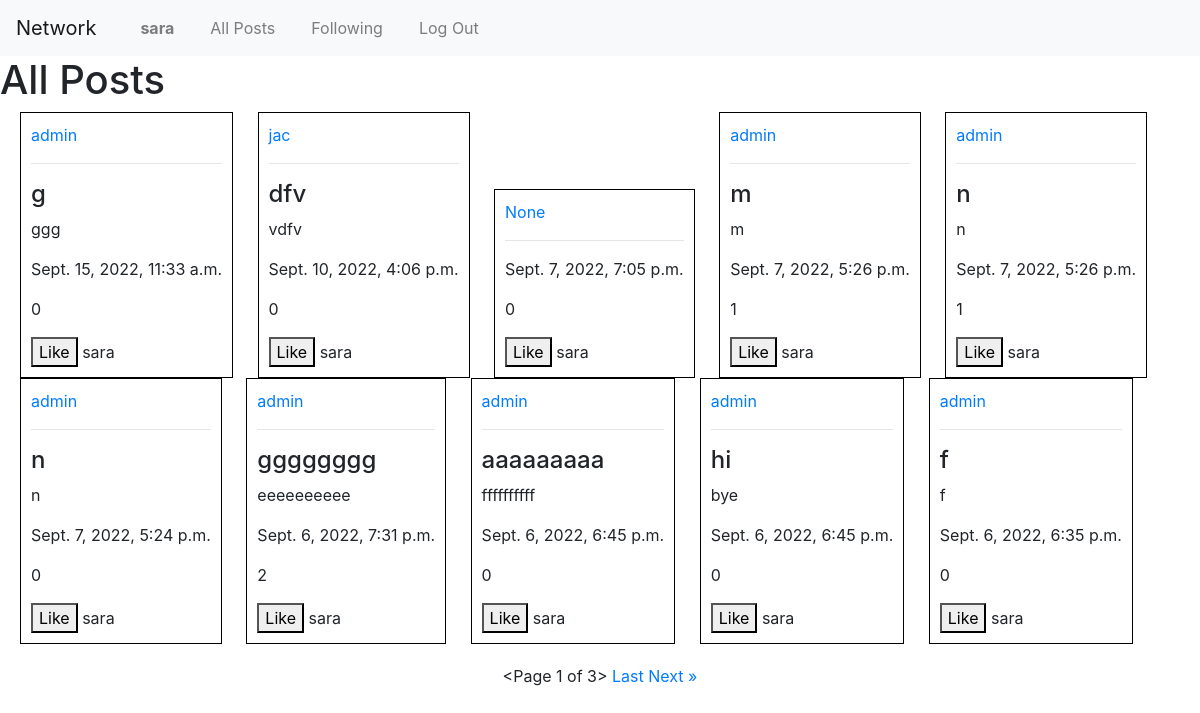
The page /all_posts (signed in) on the database as committed earlier.
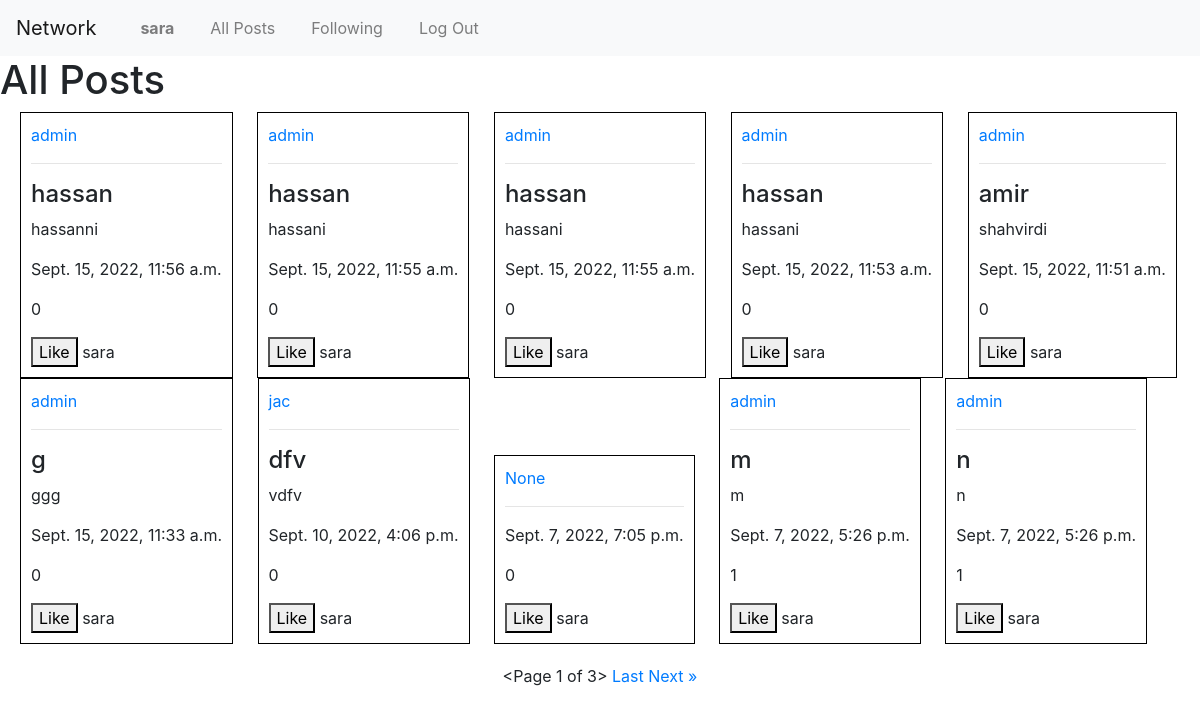
The same page on the database as committed later.
### network/models.py (models this page shows, shortened)
class Posts(models.Model):
    id = models.AutoField(primary_key=True)
    post_uesr = models.ForeignKey(User, on_delete=models.CASCADE, null=True, blank=True,related_name='create_user')
    post_title = models.CharField(max_length=200)
    post_description = models.TextField()
    post_date = models.DateTimeField(default=datetime.now, blank=True)
    post_likes = models.ManyToManyField(User,blank=True,default=None, related_name='post_likes')
    like_count = models.CharField(max_length=200)

class User(AbstractUser):
    pass

### network/views.py (the view)
# urls.py: path("all_posts", views.all_posts, name="all_posts"),
def all_posts(request):
    user = request.user
    all_post = Posts.objects.all().order_by('-id').exclude(post_uesr = user)
    paginator = Paginator(all_post,10)
    page = request.GET.get('page')
    posts = paginator.get_page(page)
    return render(request, "network/all_posts.html",{
        'posts':posts,
    })

### network/templates/network/all_posts.html (shortened to what this page needs)
{% extends 'network/layout.html' %}
{% load static %}
{% block head %}
    <link rel="stylesheet" href="{% static 'network/all_posts_style.css' %}">
{% endblock %}
{% block body %}
    <h1>All Posts</h1>
    {% for all_posts in posts %}
        <li>
            <div class="div_posts">
                <a href="{% url 'profile' all_posts.post_uesr %}">{{all_posts.post_uesr}}</a><hr>
                <h4>{{all_posts.post_title}}</h4>
                <p>{{all_posts.post_description}}</p>
                <p>{{all_posts.post_date}}</p>
                <p id="like_count_{{all_posts.id}}">{{all_posts.post_likes.count}}</p>
                {% if user not in all_posts.post_likes.all%}
                    <button value="{{all_posts.id}}" id="like_button_{{all_posts.id}}">Like</button>
                {% else %}
                    <button value="{{all_posts.id}}" id="like_button_{{all_posts.id}}">Unlike</button>
                {% endif %}
                {{user}}
            </div>
        </li>
        {% endfor %}
        <br>
        <div class="div_paginator">
            {{posts}}
            {% if posts.has_next %}
                <a href="?page={{posts.next_page_number}}">Last</a>
                <a href="?page={{posts.paginator.num_pages}}">Next &raquo</a>
            {% endif %}
        </div>
{% endblock %}

### network/templates/network/layout.html (shortened to what this page needs)
{% load static %}
<!DOCTYPE html>
<html lang="en">
    <head>
        {% block head%}
        {% endblock %}
        <link rel="stylesheet" href="https://stackpath.bootstrapcdn.com/bootstrap/4.4.1/css/bootstrap.min.css">
        <link href="{% static 'network/styles.css' %}" rel="stylesheet">
    </head>
    <body>
        <nav class="navbar navbar-expand-lg navbar-light bg-light">
            <a class="navbar-brand" href="#">Network</a>
            <div>
              <ul class="navbar-nav mr-auto">
                {% if user.is_authenticated %}
                    <li class="nav-item">
                        <a class="nav-link" href="{% url 'my_account' user %}"><strong>{{ request.user }}</strong></a>
                    </li>
                {% endif %}
                <li class="nav-item">
                  <a class="nav-link" href="{% url 'all_posts' %}">All Posts</a>
                </li>
                {% if user.is_authenticated %}
                    <li class="nav-item">
                        <a class="nav-link" href="{% url 'following_posts' %}">Following</a>
                    </li>
                    <li class="nav-item">
                        <a class="nav-link" href="{% url 'logout' %}">Log Out</a>
                    </li>
                {% endif %}
              </ul>
            </div>
          </nav>
        <div class="body">
            {% block body %}
            {% endblock %}
        </div>
    </body>
</html>

Rows that differ between the two databases and show on the page:
no longer on this page (row unchanged): Posts: post_uesr "admin", post_title "n", post_description "n", post_date "Sept. 7, 2022, 5:24 p.m.", post_likes.count "0", {{ user }} "sara"
no longer on this page (row unchanged): Posts: post_uesr "admin", post_title "gggggggg", post_description "eeeeeeeeee", post_date "Sept. 6, 2022, 7:31 p.m.", post_likes.count "2", {{ user }} "sara"
no longer on this page (row unchanged): Posts: post_uesr "admin", post_title "aaaaaaaaa", post_description "ffffffffff", post_date "Sept. 6, 2022, 6:45 p.m.", post_likes.count "0", {{ user }} "sara"
no longer on this page (row unchanged): Posts: post_uesr "admin", post_title "hi", post_description "bye", post_date "Sept. 6, 2022, 6:45 p.m.", post_likes.count "0", {{ user }} "sara"
no longer on this page (row unchanged): Posts: post_uesr "admin", post_title "f", post_description "f", post_date "Sept. 6, 2022, 6:35 p.m.", post_likes.count "0", {{ user }} "sara"
added Posts: post_uesr "admin", post_title "hassan", post_description "hassanni", post_date "Sept. 15, 2022, 11:56 a.m.", post_likes.count "0", {{ user }} "sara"
added Posts: post_uesr "admin", post_title "hassan", post_description "hassani", post_date "Sept. 15, 2022, 11:55 a.m.", post_likes.count "0", {{ user }} "sara"
added Posts: post_uesr "admin", post_title "hassan", post_description "hassani", post_date "Sept. 15, 2022, 11:55 a.m.", post_likes.count "0", {{ user }} "sara"
added Posts: post_uesr "admin", post_title "hassan", post_description "hassani", post_date "Sept. 15, 2022, 11:53 a.m.", post_likes.count "0", {{ user }} "sara"
added Posts: post_uesr "admin", post_title "amir", post_description "shahvirdi", post_date "Sept. 15, 2022, 11:51 a.m.", post_likes.count "0", {{ user }} "sara"
